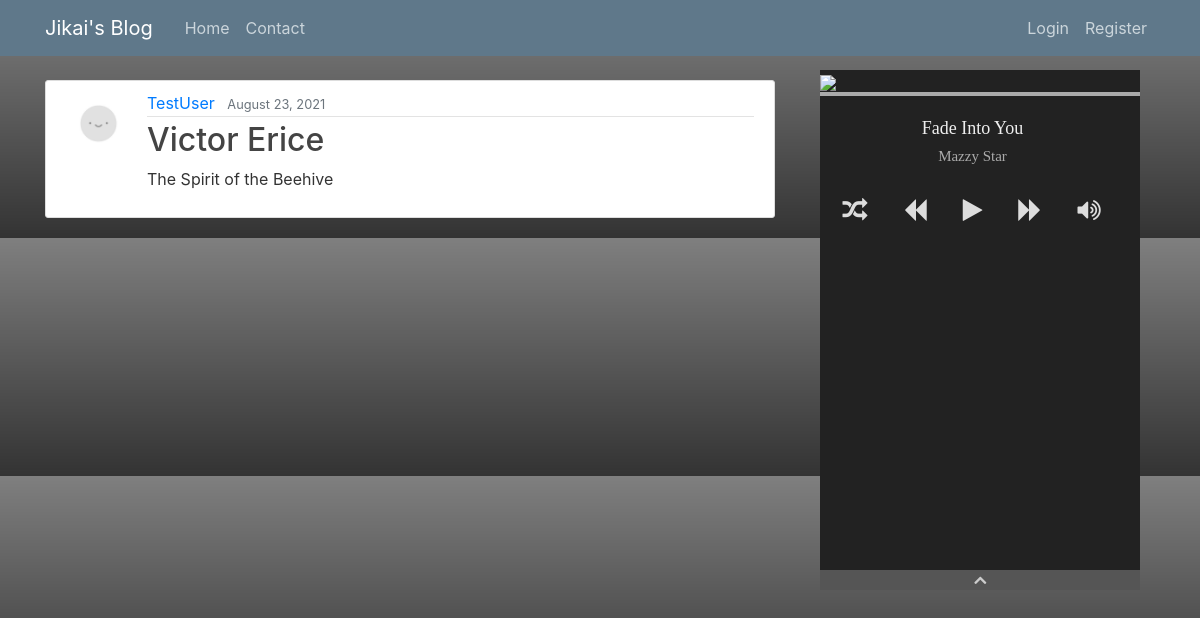
Screenshot of /post/11/ with the database file from the repository.
### blog/models.py (models this page shows, shortened)
class Post(models.Model):
    title = models.CharField(max_length=100)
    content = models.TextField()
    date_posted = models.DateTimeField(default=timezone.now)
    author = models.ForeignKey(User, on_delete=models.CASCADE)

### users/models.py (models this page shows, shortened)
class Profile(models.Model):
    user = models.OneToOneField(User, on_delete=models.CASCADE)
    image = models.ImageField(default='default.jpg', upload_to='profile_pics')

### blog/views.py (the view)
# urls.py: path('post/<int:pk>/', PostDetailView.as_view(), name='post-detail'),
class PostDetailView(DetailView):
    model = Post

### blog/templates/blog/post_detail.html (shortened to what this page needs)
{% extends "blog/base.html" %}
{% block content %}
  <article class="media content-section">
    <img class="rounded-circle article-img" src="{{ object.author.profile.image.url }}">
    <div class="media-body">
      <div class="article-metadata">
        <a class="mr-2" href="{% url 'user-posts' object.author.username %}">{{ object.author }}</a>
        <small class="text-muted">{{ object.date_posted|date:"F d, Y" }}</small>
      </div>
      <h2 class="article-title">{{ object.title }}</h2>
      <p class="article-content">{{ object.content }}</p>
    </div>
  </article>
{% endblock content %}

### blog/static/blog/style.css (style rules this page uses)
body { background: #fafafa; color: #333333; margin-top: 5rem; }
h1, h2, h3, h4, h5, h6 { color: #444444; }
.content-section { background: #ffffff; padding: 10px 20px; border: 1px solid #dddddd; border-radius: 3px; margin-bottom: 20px; }
.article-title { color: #444444; }
.article-content { white-space: pre-line; }
.article-img { height: 65px; width: 65px; margin-right: 16px; }
.article-metadata { padding-bottom: 1px; margin-bottom: 4px; border-bottom: 1px solid #e3e3e3 }

### rows the page displays
Post: author.profile.image (placeholder picture), author "TestUser", date_posted "August 23, 2021", title "Victor Erice", content "The Spirit of the Beehive"
